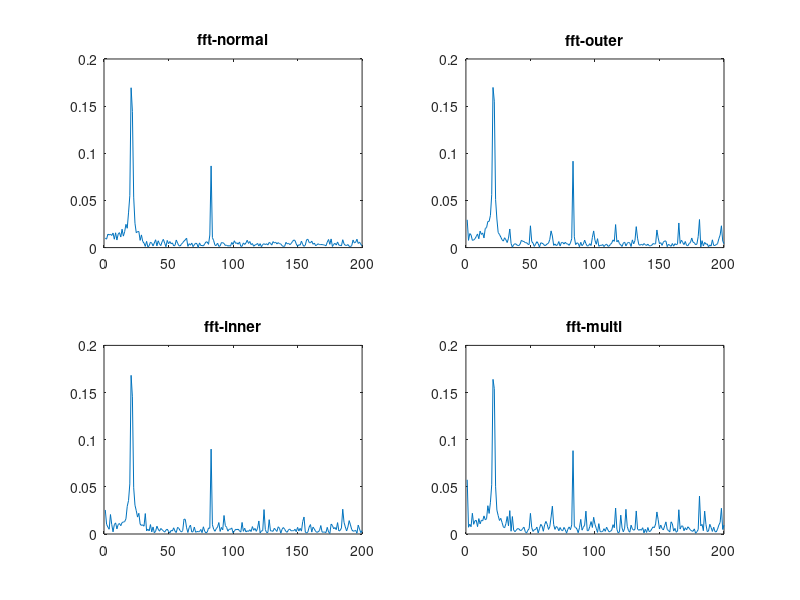

This figure's MATLAB source:
load('normal.mat');
x1 =  X1(1:2048);
y1 = fft(x1);
Py1 = 2*abs(y1)/2048;
subplot(2,2,1)
plot(Py1(1:200));
title('fft-normal');

load('outer.mat');
x2 =  X2(1:2048);
y2 = fft(x2);
Py2 = 2*abs(y2)/2048;
subplot(2,2,2)
plot(Py2(1:200));
title('fft-outer');

load('inner.mat');
x3 =  X3(1:2048);
y3 = fft(x3);
Py3 = 2*abs(y3)/2048;
subplot(2,2,3)
plot(Py3(1:200));
title('fft-inner');

load('multi.mat');
x4 =  X4(1:2048);
y4 = fft(x4);
Py4 = 2*abs(y4)/2048;
subplot(2,2,4)
plot(Py4(1:200));
title('fft-multi');